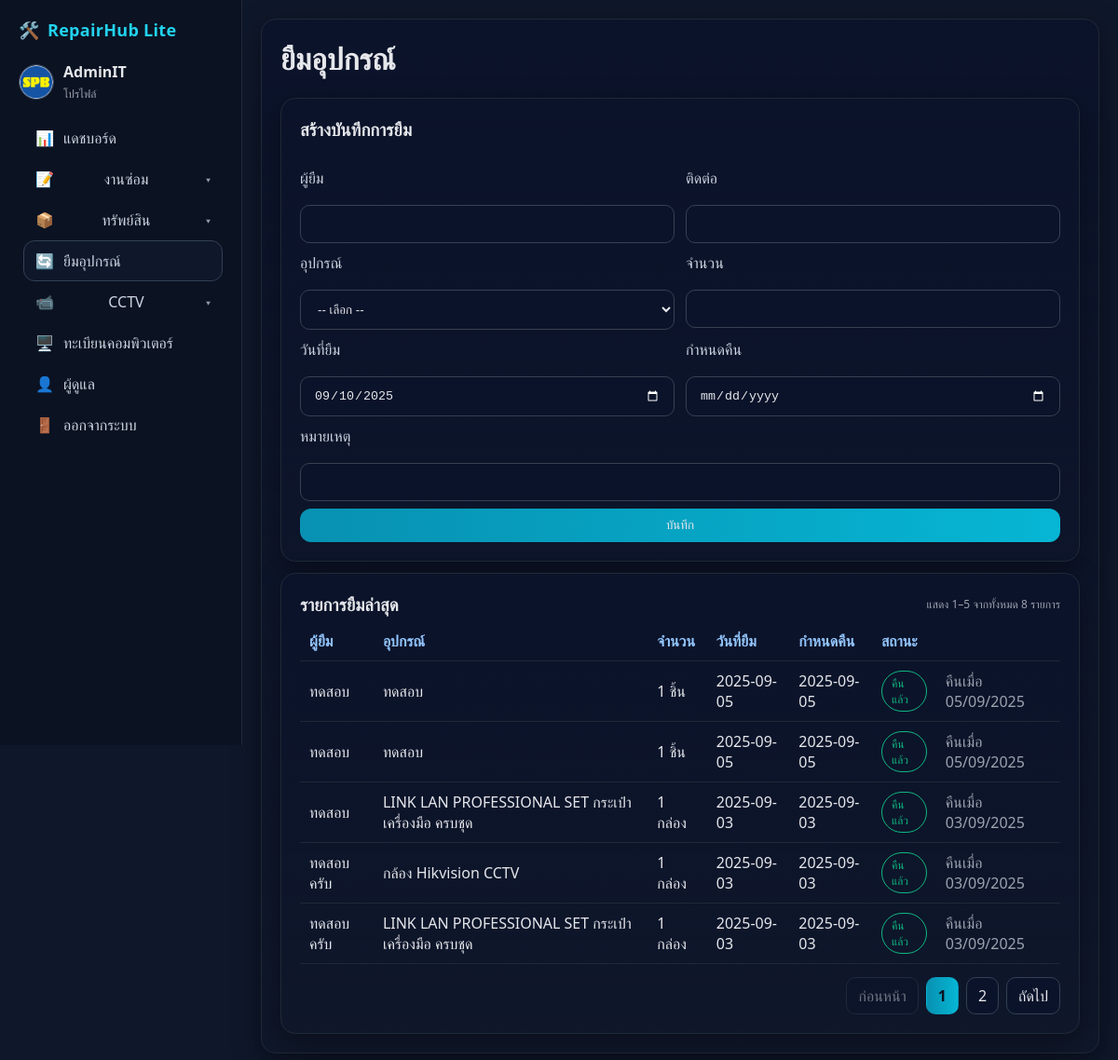
Screenshot of /admin/loans.php (signed in) with the database file from the repository.
### tables this page shows
CREATE TABLE loans (
        id INTEGER PRIMARY KEY AUTOINCREMENT,
        requester_name TEXT,
        contact TEXT,
        item_id INTEGER NOT NULL,
        qty REAL NOT NULL,
        loan_date TEXT NOT NULL,
        due_date TEXT,
        return_date TEXT,
        status TEXT DEFAULT "ยืมอยู่",
        note TEXT,
        created_by INTEGER,
        created_at TEXT NOT NULL,
        FOREIGN KEY (item_id) REFERENCES inventory_items(id) ON DELETE CASCADE,
        FOREIGN KEY (created_by) REFERENCES admins(id) ON DELETE SET NULL
    );

CREATE TABLE "inventory_items" (
      id          INTEGER PRIMARY KEY AUTOINCREMENT,
      sku         TEXT UNIQUE,
      name        TEXT NOT NULL,
      category    TEXT,
      unit        TEXT,
      stock_qty   REAL DEFAULT 0,
      min_qty     REAL DEFAULT 0,
      location    TEXT,
      created_at  TEXT,
      updated_at  TEXT
    );

### inc/functions.php (called while the page is built, shortened)
<?php
if (!function_exists('h')) {
  function h($str) { return htmlspecialchars($str ?? '', ENT_QUOTES, 'UTF-8'); }
}
    ob_start(); ?>

### inc/auth.php (called while the page is built, shortened)
<?php
function current_admin() {
    if (!empty($_SESSION['admin_id'])) {
        $pdo = db();
        $stmt = $pdo->prepare('SELECT * FROM admins WHERE id = ?');
        $stmt->execute([$_SESSION['admin_id']]);
        return $stmt->fetch(PDO::FETCH_ASSOC);
    }
    return null;
}
?>

### admin/loans.php (the view, shortened to what this page needs)
<?php
require_once __DIR__ . '/../inc/functions.php';
$self = basename(parse_url($_SERVER['SCRIPT_NAME'] ?? '', PHP_URL_PATH) ?: 'loans.php');
$page = max(1, (int)($_GET['page'] ?? 1));
require_once __DIR__ . '/header.php';
$perPage = 5;
$totalLoans = (int)$pdo->query('SELECT COUNT(*) FROM loans')->fetchColumn();
$totalPages = max(1, (int)ceil($totalLoans / $perPage));
$offset = ($page - 1) * $perPage;
$listStmt = $pdo->prepare('
  SELECT l.*, i.name AS item_name, i.unit
  FROM loans l
  LEFT JOIN inventory_items i ON i.id = l.item_id
  ORDER BY l.id DESC
  LIMIT :limit OFFSET :offset
');
$listStmt->bindValue(':limit', $perPage, PDO::PARAM_INT);
$listStmt->bindValue(':offset', $offset, PDO::PARAM_INT);
$listStmt->execute();
$loans = $listStmt->fetchAll(PDO::FETCH_ASSOC);
$buildPage = function(int $p) use ($self) {
  $qs = $_GET; unset($qs['page']); $qs['page'] = $p;
  return $self.'?'.http_build_query($qs);
};
?>
<div class="card">
  <h1 style="margin-top:0">ยืมอุปกรณ์</h1>
  <form class="card" method="post" action="<?= h($self.'?'.http_build_query(['page'=>$page])) ?>">
    <h3 style="margin-top:0">สร้างบันทึกการยืม</h3>
    <div class="row">
      <div><label>ผู้ยืม</label><input name="requester_name" required></div>
      <div><label>ติดต่อ</label><input name="contact"></div>
    </div>
    <div class="row">
      <div>
        <label>อุปกรณ์</label>
        <select name="item_id" required>
          <option value="">-- เลือก --</option>
        </select>
      </div>
      <div>
        <label>จำนวน</label>
        <input type="number" step="0.01" name="qty" required>
      </div>
    </div>
    <div class="row">
      <div><label>วันที่ยืม</label><input type="date" name="loan_date" value="<?= h(date('Y-m-d')) ?>" required></div>
      <div><label>กำหนดคืน</label><input type="date" name="due_date"></div>
    </div>
    <label>หมายเหตุ</label><input name="note">
    <button class="btn btn-primary" type="submit" style="margin-top:8px">บันทึก</button>
  </form>
  <div class="card" style="margin-top:12px">
    <div class="report-header" style="margin-bottom:6px">
      <h3 style="margin:0">รายการยืมล่าสุด</h3>
      <div class="small" style="color:#9ca3af">
        แสดง <?= $totalLoans ? ($offset+1) : 0 ?>–<?= min($offset + $perPage, $totalLoans) ?> จากทั้งหมด <?= $totalLoans ?> รายการ
      </div>
    </div>
    <table class="table">
      <tr><th>ผู้ยืม</th><th>อุปกรณ์</th><th>จำนวน</th><th>วันที่ยืม</th><th>กำหนดคืน</th><th>สถานะ</th><th></th></tr>
      <?php if(!$loans): ?>
        <tr><td colspan="7" style="color:#9ca3af">ไม่มีข้อมูล</td></tr>
      <?php else: ?>
        <?php foreach($loans as $l): ?>
          <tr>
            <td><?= h($l['requester_name']) ?></td>
            <td><?= h($l['item_name']) ?></td>
            <td><?= h($l['qty']) ?> <?= h($l['unit']) ?></td>
            <td><?= h($l['loan_date']) ?></td>
            <td><?= h($l['due_date'] ?: '-') ?></td>
            <td><span class="badge <?= $l['status']==='ยืมอยู่'?'warn':'good' ?>"><?= h($l['status']) ?></span></td>
            <td>
              <?php if(empty($l['return_date'])): ?>
                <form method="post" action="<?= h($self.'?'.http_build_query(['page'=>$page])) ?>" style="display:inline">
                  <input type="hidden" name="action" value="return">
                  <input type="hidden" name="loan_id" value="<?= (int)$l['id'] ?>">
                  <button class="btn btn-sm">ทำเครื่องหมายว่า "คืนแล้ว"</button>
                </form>
              <?php else: ?>
                <span style="color:#9ca3af">คืนเมื่อ <?= h(date('d/m/Y', strtotime($l['return_date']))) ?></span>
              <?php endif; ?>
            </td>
          </tr>
        <?php endforeach; ?>
      <?php endif; ?>
    </table>
    <?php if ($totalPages > 1): ?>
      <div class="pagination">
        <?php if ($page > 1): ?>
          <a class="page-btn" href="<?= h($buildPage($page-1)) ?>">ก่อนหน้า</a>
        <?php else: ?>
          <span class="page-btn disabled">ก่อนหน้า</span>
        <?php endif; ?>
        <?php for($p = 1; $p <= $totalPages; $p++): ?>
          <?php if ($p == $page): ?>
            <span class="page-btn active"><?= $p ?></span>
          <?php else: ?>
            <a class="page-btn" href="<?= h($buildPage($p)) ?>"><?= $p ?></a>
          <?php endif; ?>
        <?php endfor; ?>
        <?php if ($page < $totalPages): ?>
          <a class="page-btn" href="<?= h($buildPage($page+1)) ?>">ถัดไป</a>
        <?php else: ?>
          <span class="page-btn disabled">ถัดไป</span>
        <?php endif; ?>
      </div>
    <?php endif; ?>
  </div>
</div>
<?php require_once __DIR__ . '/footer.php'; ?>

### admin/header.php (shortened to what this page needs)
<?php
require_once __DIR__ . '/../inc/auth.php';
require_once __DIR__ . '/../inc/functions.php';
$me = current_admin();
$SCRIPT_DIR = rtrim(str_replace('\\','/', dirname($_SERVER['SCRIPT_NAME'])), '/');
$APP_ROOT   = preg_replace('#/admin(?:/.*)?$#', '', $SCRIPT_DIR);
$curFile  = basename(parse_url($_SERVER['REQUEST_URI'], PHP_URL_PATH));
$reqUri   = str_replace('\\','/', $_SERVER['REQUEST_URI']);
$isCctv   = (strpos($reqUri, '/admin/cctv_bundle/cctv_checklist_') !== false);
$isInv    = ($curFile === 'inventory.php');
?>
<!doctype html>
<html lang="th">
<head>
  <link rel="stylesheet" href="<?= htmlspecialchars($APP_ROOT) ?>/assets/css/style.css">
</head>
<body>
<div class="grid">
  <aside class="sidebar" id="sidebar">
     <a href="../index.php">
    <div style="display:flex;align-items:center;justify-content:space-between;gap:8px;margin-bottom:10px;">
      <div class="logo" style="display:flex;align-items:center;gap:8px;">
        <span class="ico">🛠️ </span>
        <span class="collapse-hide" style="font-weight:700;letter-spacing:.3px"><?= h(APP_NAME) ?></span>
      </div>
    </div>
    </a>
    <div class="userbox" style="display:flex;gap:10px;align-items:center;margin:8px 0 16px">
      <img
        src="<?= h($me['profile_pic'] ? $APP_ROOT.'/uploads/'.$me['profile_pic'] : 'https://api.dicebear.com/9.x/identicon/svg?seed='.urlencode($me['username'])) ?>"
        alt="avatar"
        style="width:38px;height:38px;border-radius:50%;border:1px solid #334155;background:#0b132a">
      <div class="name collapse-hide">
        <div style="font-weight:600"><?= h($me['display_name'] ?: $me['username']) ?></div>
        <a href="profile.php" style="font-size:12px;color:#9ca3af">โปรไฟล์</a>
      </div>
    </div>
    <nav class="menu">
      <a href="dashboard.php" class="<?= $curFile==='dashboard.php'?'active':'' ?>" title="แดชบอร์ด">
        <span class="ico">📊</span><span class="lbl collapse-hide">แดชบอร์ด</span>
      </a>
      <div class="menu-item has-sub <?= $curFile==='requests.php'?'active':'' ?>">
        <a href="requests.php" title="งานซ่อม">
          <span class="ico">📝</span><span class="lbl collapse-hide">งานซ่อม</span>
        </a>
      </div>
      <div class="menu-item has-sub <?= $isInv?'active':'' ?>">
        <a href="inventory.php" title="ทรัพย์สิน">
          <span class="ico">📦</span><span class="lbl collapse-hide">ทรัพย์สิน</span>
        </a>
      </div>
      <a href="loans.php" class="<?= $curFile==='loans.php'?'active':'' ?>" title="ยืมอุปกรณ์">
        <span class="ico">🔄</span><span class="lbl collapse-hide">ยืมอุปกรณ์</span>
      </a>
      <div class="menu-item has-sub <?= $isCctv?'active':'' ?>">
        <a href="cctv_bundle/cctv_index.php" title="CCTV-CheckList">
          <span class="ico">📹</span><span class="lbl collapse-hide">CCTV</span>
        </a>
      </div>
      <a href="computers.php" class="<?= $curFile==='computers.php'?'active':'' ?>" title="ทะเบียนคอมพิวเตอร์">
        <span class="ico">🖥️</span><span class="lbl collapse-hide">ทะเบียนคอมพิวเตอร์</span>
      </a>
      <a href="users.php" class="<?= $curFile==='users.php'?'active':'' ?>" title="ผู้ดูแล">
        <span class="ico">👤</span><span class="lbl collapse-hide">ผู้ดูแล</span>
      </a>
      <a href="logout.php" title="ออกจากระบบ">
        <span class="ico">🚪</span><span class="lbl collapse-hide">ออกจากระบบ</span>
      </a>
    </nav>
  </aside>
  <main style="padding:20px">

### assets/css/style.css (style rules this page uses)
:root { --bg:#0f172a; --bg2:#111827; --card:#111827; --accent:#22d3ee; --text:#e5e7eb; --muted:#9ca3af; --good:#10b981; --warn:#f59e0b; --bad:#ef4444; }
* { box-sizing:border-box }
html,body { margin:0;padding:0;background:var(--bg);color:var(--text);font-family:system-ui,-apple-system,Segoe UI,Roboto,Inter,Arial,sans-serif }
a { color:var(--accent);text-decoration:none }
.card { background:linear-gradient(180deg,#0b132a, #0b132a00);border:1px solid #1f2937;border-radius:16px;padding:20px;box-shadow:0 10px 30px rgba(0,0,0,.35) }
input,select,textarea,button { width:100%;padding:12px 14px;margin-top:12px;border-radius:10px;border:1px solid #374151;background:#0b132a;color:var(--text) }
label { display:block;margin:10px 0 6px;color:#cbd5e1 }
.row { display:grid;grid-template-columns:1fr 1fr;gap:12px }
.btn { display:inline-flex;gap:8px;align-items:center;justify-content:center;border:1px solid #334155;background:#0b132a;padding:10px 14px;border-radius:12px;cursor:pointer;transition:transform .12s ease, background .2s }
.btn-primary { background:linear-gradient(90deg,#0891b2,#06b6d4);border:none }
.badge { display:inline-block;padding:4px 10px;border-radius:999px;font-size:12px;border:1px solid #334155;color:#cbd5e1 }
.badge.good { border-color:var(--good);color:var(--good) }
.sidebar { position:sticky;top:0;height:100vh;padding:20px;border-right:1px solid #1f2937;background:#0b1222 }
.sidebar .logo { font-size:18px;font-weight:700;letter-spacing:.5px;margin-bottom:12px }
.menu a { display:flex;align-items:center;gap:10px;padding:10px 12px;border-radius:12px;color:#cbd5e1;border:1px solid transparent; margin-left: 5px; }
.menu a.active,.menu a:hover { border-color:#334155;background:#0f172a;height: 44px; width: auto; }
.table { width:100%;border-collapse:collapse }
.table th,.table td { border-bottom:1px solid #1f2937;padding:10px;text-align:left }
.table th { color:#93c5fd }
.badge.good { border-color:#10b981; color:#10b981; }
.pagination { display:flex; justify-content:flex-end; gap:8px; flex-wrap:wrap; margin-top:14px; }
.page-btn { display:inline-flex; align-items:center; justify-content:center; padding:8px 12px; border-radius:10px; border:1px solid #334155; background:#0b132a; color:#e5e7eb; transition:all .15s ease; }
.page-btn.active { background:linear-gradient(90deg,#0891b2,#06b6d4); border-color:transparent; color:#0b1222; font-weight:700; }
.page-btn.disabled { opacity:.45; pointer-events:none; }
.small { font-size:12px; }
.report-header { display:flex; align-items:center; justify-content:space-between; gap:12px; margin-bottom: 10px; }
:root { --sidebar-collapsed:64px; --sidebar-expanded:260px; }
.grid { display:grid; grid-template-columns: var(--sidebar-collapsed) 1fr; transition: grid-template-columns .22s ease; }
.sidebar { position:sticky; top:0; height:100vh; padding:20px; border-right:1px solid #1f2937; background:#0b1222; width: var(--sidebar-collapsed); transition: width .22s ease, padding .22s ease; overflow: visible; }
.menu .menu-item { position: relative; }
.menu .has-sub > a { display:flex; align-items:center; justify-content:space-between; gap:10px; }
.menu .has-sub > a::after { content:"▾"; font-size:12px; opacity:.7; margin-left:8px; transition: transform .15s ease; }
.grid { grid-template-columns: var(--sidebar-collapsed) 1fr !important; transition: grid-template-columns .22s ease; }
.sidebar { width: var(--sidebar-collapsed) !important; transition: width .22s ease, padding .22s ease; overflow: visible !important; }
.collapse-hide { transition: opacity .15s ease, width .15s ease, margin .15s ease; }

### rows the page displays
loans: requester_name "ทดสอบ", item.name "ทดสอบ", qty "1", item.unit "ชิ้น", loan_date "2025-09-05", due_date "2025-09-05", status "คืนแล้ว", return_date "05/09/2025"
loans: requester_name "ทดสอบ", item.name "ทดสอบ", qty "1", item.unit "ชิ้น", loan_date "2025-09-05", due_date "2025-09-05", status "คืนแล้ว", return_date "05/09/2025"
loans: requester_name "ทดสอบ", item.name "LINK LAN PROFESSIONAL SET กระเป๋าเครื่องมือ ครบชุด", qty "1", item.unit "กล่อง", loan_date "2025-09-03", due_date "2025-09-03", status "คืนแล้ว", return_date "03/09/2025"
loans: requester_name "ทดสอบครับ", item.name "กล้อง Hikvision CCTV", qty "1", item.unit "กล่อง", loan_date "2025-09-03", due_date "2025-09-03", status "คืนแล้ว", return_date "03/09/2025"
loans: requester_name "ทดสอบครับ", item.name "LINK LAN PROFESSIONAL SET กระเป๋าเครื่องมือ ครบชุด", qty "1", item.unit "กล่อง", loan_date "2025-09-03", due_date "2025-09-03", status "คืนแล้ว", return_date "03/09/2025"

### other values shown
APP_NAME "RepairHub Lite"
$me['display_name'] ?: $me['username'] "AdminIT"
$offset+1 "1"
min($offset + $perPage, $totalLoans) "5"
$totalLoans "8"
